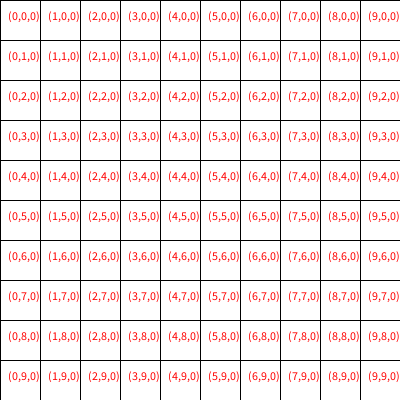
Frame 1 (no input)
Frame 60 (the mouse pressed at the canvas centre just before this capture): identical to frame 1, image omitted
Frame 120 (the mouse held since frame 60 and released just before this capture): identical to frame 1, image omitted

The Processing sketch that drew this single still picture (run headless with seeded random() and noise(); from frame 60 on, the mouse is pressed at the canvas centre):

// Processing sketch: arreglo_bidimensional_simple
// ── arreglo_bidimensional_simple.pde
int cantFilas = 10;
int cantColumnas = 10;
int ancho, alto;
int [][] tablero;

void setup(){
  size(400, 400);
  tablero = new int[cantFilas][cantColumnas];
  ancho = width/cantColumnas;
  alto = height/cantFilas;
}

void draw(){
  for(int fila = 0; fila < cantFilas; fila++){
    for(int columna = 0; columna < cantColumnas; columna++){
      if(tablero[columna][fila] == 1){
        fill(0);
      }else{
        fill(255);
      }
      rect(columna * ancho, fila * alto, ancho, alto);
      fill(255,0,0);
      text(
        "(" + columna + "," + fila + "," + tablero[columna][fila] + ")" 
        ,columna * ancho + ancho/5, fila * alto + alto/2);
      
    }
  }
}

void mouseClicked(){
  int columna = floor(map(mouseX, 0, width, 0, cantColumnas));
  int fila = floor(map(mouseY, 0, height, 0, cantFilas));
  
  tablero[columna][fila] = 1;
}
